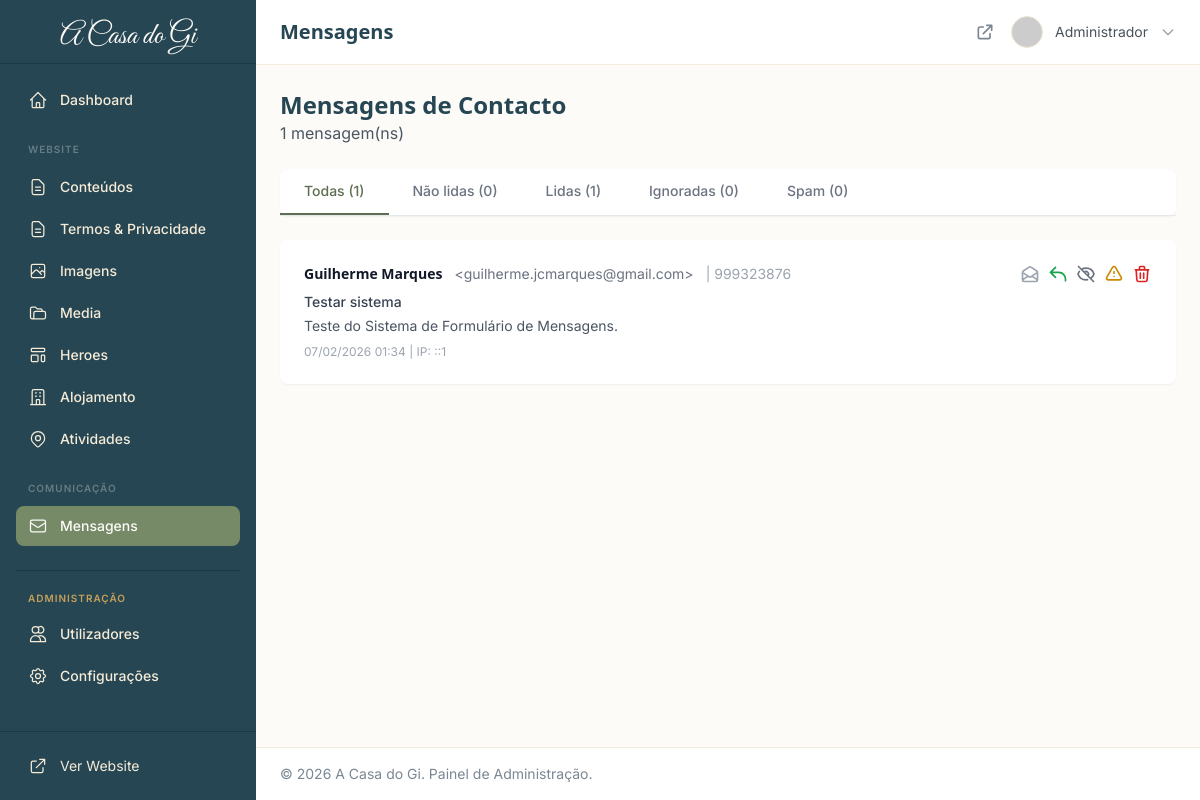
/admin/mensagens/index.php (signed in), run on an earlier commit of the app's database.
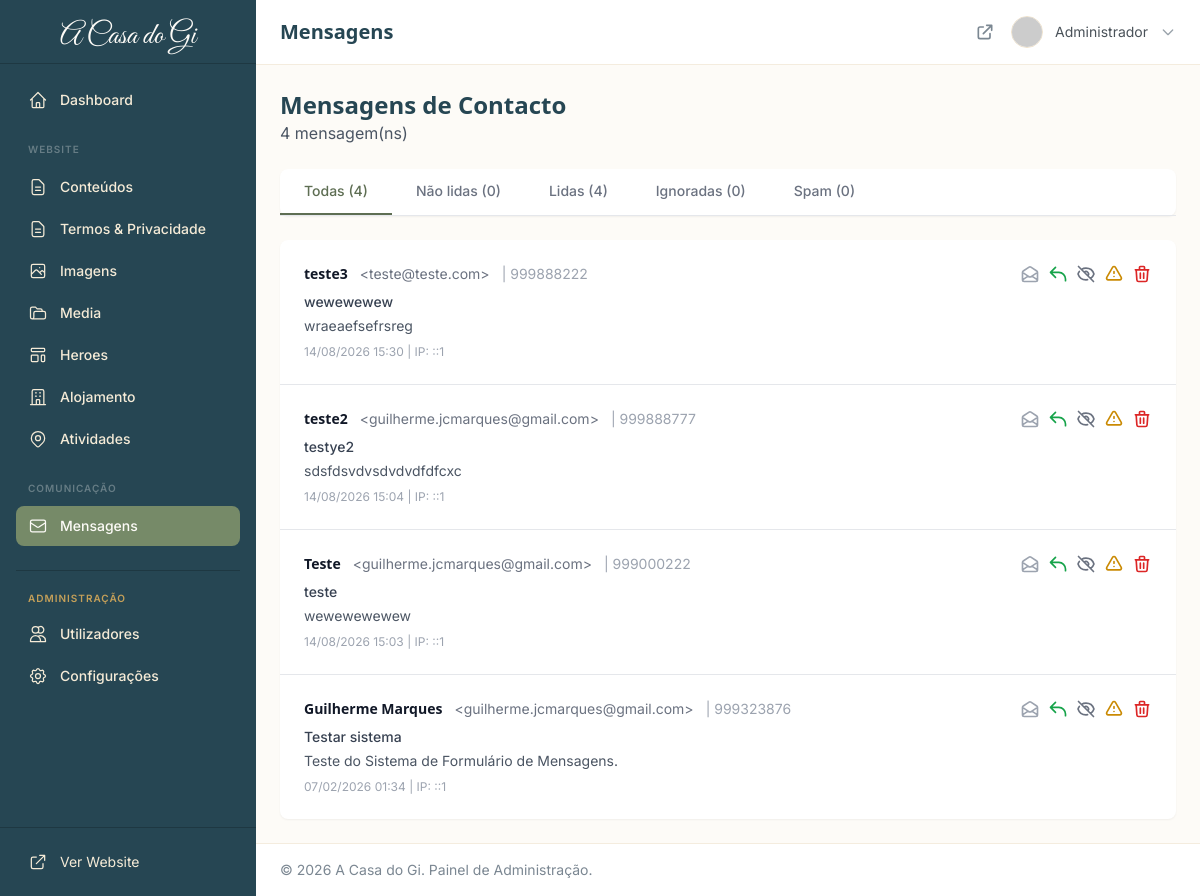
And on a later commit of the database.
### tables this page shows
CREATE TABLE `contact_submissions` (
  `id` int(10) unsigned NOT NULL AUTO_INCREMENT,
  `name` varchar(100) NOT NULL,
  `email` varchar(255) NOT NULL,
  `phone` varchar(20) DEFAULT NULL,
  `subject` varchar(255) DEFAULT NULL,
  `message` text NOT NULL,
  `ip_address` varchar(45) DEFAULT NULL,
  `user_agent` varchar(500) DEFAULT NULL,
  `language` varchar(2) DEFAULT 'pt',
  `is_read` tinyint(1) DEFAULT 0,
  `is_spam` tinyint(1) DEFAULT 0,
  `is_ignored` tinyint(1) DEFAULT 0 COMMENT 'Ignored messages',
  `created_at` timestamp NOT NULL DEFAULT current_timestamp(),
  PRIMARY KEY (`id`),
  KEY `idx_email` (`email`),
  KEY `idx_read` (`is_read`),
  KEY `idx_created` (`created_at`),
  KEY `idx_ignored` (`is_ignored`)
);

### admin/mensagens/index.php (the view, shortened to what the changed rows need)
<?php
$db = Database::getInstance();
$filter = isset($_GET['filter']) ? $_GET['filter'] : 'all';
$page = isset($_GET['page']) ? max(1, (int)$_GET['page']) : 1;
$perPage = 20;
$offset = ($page - 1) * $perPage;
$where = "WHERE 1=1";
$params = [];
switch ($filter) {
    default:
        $where .= " AND is_spam = 0 AND is_ignored = 0";
}
$counts = [
    'all' => $db->fetch("SELECT COUNT(*) as c FROM contact_submissions WHERE is_spam = 0 AND is_ignored = 0")['c'],
    'unread' => $db->fetch("SELECT COUNT(*) as c FROM contact_submissions WHERE is_read = 0 AND is_spam = 0 AND is_ignored = 0")['c'],
    'read' => $db->fetch("SELECT COUNT(*) as c FROM contact_submissions WHERE is_read = 1 AND is_spam = 0 AND is_ignored = 0")['c'],
    'ignored' => $db->fetch("SELECT COUNT(*) as c FROM contact_submissions WHERE is_ignored = 1 AND is_spam = 0")['c'],
    'spam' => $db->fetch("SELECT COUNT(*) as c FROM contact_submissions WHERE is_spam = 1")['c'],
];
$total = $db->fetch("SELECT COUNT(*) as c FROM contact_submissions {$where}", $params)['c'];
$messages = $db->fetchAll(
    "SELECT * FROM contact_submissions {$where} ORDER BY created_at DESC LIMIT {$perPage} OFFSET {$offset}",
    $params
);
include dirname(__DIR__) . '/includes/header.php';
?>
<div class="flex justify-between items-center mb-6">
    <div>
        <h1 class="text-2xl font-bold text-primary">Mensagens de Contacto</h1>
        <p class="text-gray-600"><?= $total ?> mensagem(ns)</p>
    </div>
</div>
<div class="bg-white rounded-lg shadow-sm mb-6">
    <div class="flex border-b border-gray-200">
        <a href="?filter=all" class="px-6 py-3 text-sm font-medium <?= $filter === 'all' ? 'text-secondary-600 border-b-2 border-secondary-600' : 'text-gray-500 hover:text-gray-700' ?>">
            Todas (<?= $counts['all'] ?>)
        </a>
        <a href="?filter=unread" class="px-6 py-3 text-sm font-medium <?= $filter === 'unread' ? 'text-secondary-600 border-b-2 border-secondary-600' : 'text-gray-500 hover:text-gray-700' ?>">
            Não lidas (<?= $counts['unread'] ?>)
        </a>
        <a href="?filter=read" class="px-6 py-3 text-sm font-medium <?= $filter === 'read' ? 'text-secondary-600 border-b-2 border-secondary-600' : 'text-gray-500 hover:text-gray-700' ?>">
            Lidas (<?= $counts['read'] ?>)
        </a>
        <a href="?filter=ignored" class="px-6 py-3 text-sm font-medium <?= $filter === 'ignored' ? 'text-secondary-600 border-b-2 border-secondary-600' : 'text-gray-500 hover:text-gray-700' ?>">
            Ignoradas (<?= $counts['ignored'] ?>)
        </a>
        <a href="?filter=spam" class="px-6 py-3 text-sm font-medium <?= $filter === 'spam' ? 'text-secondary-600 border-b-2 border-secondary-600' : 'text-gray-500 hover:text-gray-700' ?>">
            Spam (<?= $counts['spam'] ?>)
        </a>
    </div>
</div>
<div class="bg-white rounded-lg shadow-sm overflow-hidden">
    <?php if (empty($messages)): ?>
    <div class="p-12 text-center">
        <svg class="w-16 h-16 text-gray-300 mx-auto mb-4" fill="none" stroke="currentColor" viewBox="0 0 24 24">
            <path stroke-linecap="round" stroke-linejoin="round" stroke-width="1.5" d="M3 8l7.89 5.26a2 2 0 002.22 0L21 8M5 19h14a2 2 0 002-2V7a2 2 0 00-2-2H5a2 2 0 00-2 2v10a2 2 0 002 2z"/>
        </svg>
        <h3 class="text-lg font-medium text-gray-700 mb-2">Nenhuma mensagem</h3>
        <p class="text-gray-500">Não existem mensagens nesta categoria.</p>
    </div>
    <?php else: ?>
    <div class="divide-y divide-gray-200">
        <?php foreach ($messages as $msg): ?>
        <div class="p-6 hover:bg-gray-50 transition-colors cursor-pointer message-row <?= !$msg['is_read'] ? 'bg-blue-50' : '' ?>"
             data-id="<?= $msg['id'] ?>">
            <div class="flex items-start justify-between">
                <div class="flex-1 min-w-0">
                    <div class="flex items-center gap-3 mb-2">
                        <h3 class="text-sm font-semibold text-gray-900">
                            <?= e($msg['name']) ?>
                        </h3>
                        <span class="text-sm text-gray-500">&lt;<?= e($msg['email']) ?>&gt;</span>
                        <?php if ($msg['phone']): ?>
                        <span class="text-sm text-gray-400">| <?= e($msg['phone']) ?></span>
                        <?php endif; ?>
                    </div>
                    <?php if ($msg['subject']): ?>
                    <p class="text-sm font-medium text-gray-700 mb-1"><?= e($msg['subject']) ?></p>
                    <?php endif; ?>
                    <p class="text-sm text-gray-600 line-clamp-2"><?= e($msg['message']) ?></p>
                    <div class="mt-2 text-xs text-gray-400">
                        <?= formatDateTime($msg['created_at']) ?> | IP: <?= e($msg['ip_address']) ?>
                    </div>
                </div>
                <div class="ml-4 flex items-center gap-2">
                    <?php if (!$msg['is_read']): ?>
                    <a href="?read=<?= $msg['id'] ?>&filter=<?= $filter ?>&token=<?= CSRF::getToken() ?>"
                       class="text-sm text-blue-600 hover:text-blue-800 transition-colors"
                       title="Marcar como lida">
                        <svg class="w-5 h-5" fill="none" stroke="currentColor" viewBox="0 0 24 24">
                            <path stroke-linecap="round" stroke-linejoin="round" stroke-width="2" d="M9 12l2 2 4-4m6 2a9 9 0 11-18 0 9 9 0 0118 0z"/>
                        </svg>
                    </a>
                    <?php else: ?>
                    <a href="?unread=<?= $msg['id'] ?>&filter=<?= $filter ?>&token=<?= CSRF::getToken() ?>"
                       class="text-sm text-gray-400 hover:text-gray-600 transition-colors"
                       title="Marcar como não lida">
                    </a>
                    <?php endif; ?>
                    <a href="mailto:<?= e($msg['email']) ?>?subject=Re: <?= e($msg['subject'] ?? 'Contacto Casa do Gi') ?>"
                       class="text-sm text-green-600 hover:text-green-800 transition-colors"
                       title="Responder">
                        <svg class="w-5 h-5" fill="none" stroke="currentColor" viewBox="0 0 24 24">
                            <path stroke-linecap="round" stroke-linejoin="round" stroke-width="2" d="M3 10h10a8 8 0 018 8v2M3 10l6 6m-6-6l6-6"/>
                        </svg>
                    </a>
                    <?php if (!$msg['is_ignored'] && !$msg['is_spam']): ?>
                    <a href="?ignore=<?= $msg['id'] ?>&filter=<?= $filter ?>&token=<?= CSRF::getToken() ?>"
                       class="text-sm text-gray-500 hover:text-gray-700 transition-colors"
                       title="Ignorar">
                    </a>
                    <?php endif; ?>
                    <?php if (!$msg['is_spam']): ?>
                    <button type="button"
                            class="spam-message-btn text-sm text-yellow-600 hover:text-yellow-800 transition-colors"
                            data-id="<?= $msg['id'] ?>"
                            data-name="<?= e($msg['name']) ?>"
                            data-email="<?= e($msg['email']) ?>"
                            title="Marcar como spam">
                        <svg class="w-5 h-5" fill="none" stroke="currentColor" viewBox="0 0 24 24">
                            <path stroke-linecap="round" stroke-linejoin="round" stroke-width="2" d="M12 9v2m0 4h.01m-6.938 4h13.856c1.54 0 2.502-1.667 1.732-3L13.732 4c-.77-1.333-2.694-1.333-3.464 0L3.34 16c-.77 1.333.192 3 1.732 3z"/>
                        </svg>
                    </button>
                    <?php endif; ?>
                    <button type="button"
                            class="delete-message-btn text-sm text-red-600 hover:text-red-800 transition-colors"
                            data-id="<?= $msg['id'] ?>"
                            data-name="<?= e($msg['name']) ?>"
                            title="Eliminar">
                        <svg class="w-5 h-5" fill="none" stroke="currentColor" viewBox="0 0 24 24">
                            <path stroke-linecap="round" stroke-linejoin="round" stroke-width="2" d="M19 7l-.867 12.142A2 2 0 0116.138 21H7.862a2 2 0 01-1.995-1.858L5 7m5 4v6m4-6v6m1-10V4a1 1 0 00-1-1h-4a1 1 0 00-1 1v3M4 7h16"/>
                        </svg>
                    </button>
                </div>
            </div>
        </div>
        <?php endforeach; ?>
    </div>
    <?php endif; ?>
</div>
<?php include dirname(__DIR__) . '/includes/footer.php'; ?>

### admin/includes/sidebar.php (shortened to what the changed rows need)
<?php
$base = basePath();
$currentPath = parse_url($_SERVER['REQUEST_URI'], PHP_URL_PATH);
$db = Database::getInstance();
$unreadMessages = $db->count('contact_submissions', 'is_read = 0');
$adminItems = [];
if (Auth::canManageUsers()) {
    $adminItems[] = [
        'label' => 'Utilizadores',
        'url' => $base . '/admin/utilizadores/',
        'icon' => 'M12 4.354a4 4 0 110 5.292M15 21H3v-1a6 6 0 0112 0v1zm0 0h6v-1a6 6 0 00-9-5.197M13 7a4 4 0 11-8 0 4 4 0 018 0z',
        'active' => strpos($currentPath, $base . '/admin/utilizadores') === 0
    ];
}
$adminItems[] = [
    'label' => 'Configurações',
    'url' => $base . '/admin/configuracoes/',
    'icon' => 'M10.325 4.317c.426-1.756 2.924-1.756 3.35 0a1.724 1.724 0 002.573 1.066c1.543-.94 3.31.826 2.37 2.37a1.724 1.724 0 001.065 2.572c1.756.426 1.756 2.924 0 3.35a1.724 1.724 0 00-1.066 2.573c.94 1.543-.826 3.31-2.37 2.37a1.724 1.724 0 00-2.572 1.065c-.426 1.756-2.924 1.756-3.35 0a1.724 1.724 0 00-2.573-1.066c-1.543.94-3.31-.826-2.37-2.37a1.724 1.724 0 00-1.065-2.572c-1.756-.426-1.756-2.924 0-3.35a1.724 1.724 0 001.066-2.573c-.94-1.543.826-3.31 2.37-2.37.996.608 2.296.07 2.572-1.065z M15 12a3 3 0 11-6 0 3 3 0 016 0z',
    'active' => strpos($currentPath, $base . '/admin/configuracoes') === 0
];
?>
<aside class="sidebar fixed inset-y-0 left-0 w-64 bg-primary flex flex-col transition-all duration-300 z-50">
    <nav class="flex-1 px-4 py-4 overflow-y-auto">
        <div class="space-y-0.5">
            <?php foreach ($menuItems as $item): ?>
                <?php if (isset($item['type']) && $item['type'] === 'separator'): ?>
                <div class="pt-5 pb-2">
                    <p class="sidebar-text px-3 text-[10px] font-semibold text-cream/30 uppercase tracking-widest"><?= $item['label'] ?></p>
                </div>
                <?php else: ?>
                <a href="<?= $item['url'] ?>"
                   class="flex items-center px-3 py-2.5 rounded-lg text-sm font-medium transition-colors
                          <?= $item['active']
                              ? 'bg-secondary text-cream'
                              : 'text-cream-200 hover:bg-primary-600 hover:text-cream' ?>">
                    <svg class="w-5 h-5 flex-shrink-0" fill="none" stroke="currentColor" viewBox="0 0 24 24">
                        <path stroke-linecap="round" stroke-linejoin="round" stroke-width="1.5" d="<?= $item['icon'] ?>"/>
                    </svg>
                    <span class="sidebar-text ml-3"><?= e($item['label']) ?></span>
                </a>
                <?php endif; ?>
            <?php endforeach; ?>
        </div>
        <?php if (!empty($adminItems)): ?>
        <div class="mt-6 pt-5 border-t border-primary-600">
            <div class="space-y-0.5">
                <?php foreach ($adminItems as $item): ?>
                <a href="<?= $item['url'] ?>"
                   class="flex items-center px-3 py-2.5 rounded-lg text-sm font-medium transition-colors
                          <?= $item['active']
                              ? 'bg-secondary text-cream'
                              : 'text-cream-200 hover:bg-primary-600 hover:text-cream' ?>">
                    <svg class="w-5 h-5 flex-shrink-0" fill="none" stroke="currentColor" viewBox="0 0 24 24">
                        <path stroke-linecap="round" stroke-linejoin="round" stroke-width="1.5" d="<?= $item['icon'] ?>"/>
                    </svg>
                    <span class="sidebar-text ml-3"><?= e($item['label']) ?></span>
                </a>
                <?php endforeach; ?>
            </div>
        </div>
        <?php endif; ?>
    </nav>
</aside>

What changed in the data, as far as the page shows it:
added contact_submissions: name "teste3", email "teste@teste.com", phone "999888222", subject "wewewewew", message "wraeaefsefrsreg", created_at "14/08/2026 15:30", ip_address "::1"
added contact_submissions: name "teste2", email "guilherme.jcmarques@gmail.com", phone "999888777", subject "testye2", message "sdsfdsvdvsdvdvdfdfcxc", created_at "14/08/2026 15:04", ip_address "::1"
added contact_submissions: name "Teste", email "guilherme.jcmarques@gmail.com", phone "999000222", subject "teste", message "wewewewewew", created_at "14/08/2026 15:03", ip_address "::1"
Also different on the page:
$total: "1" → "4"
$counts['all']: "1" → "4"
$counts['read']: "1" → "4"
